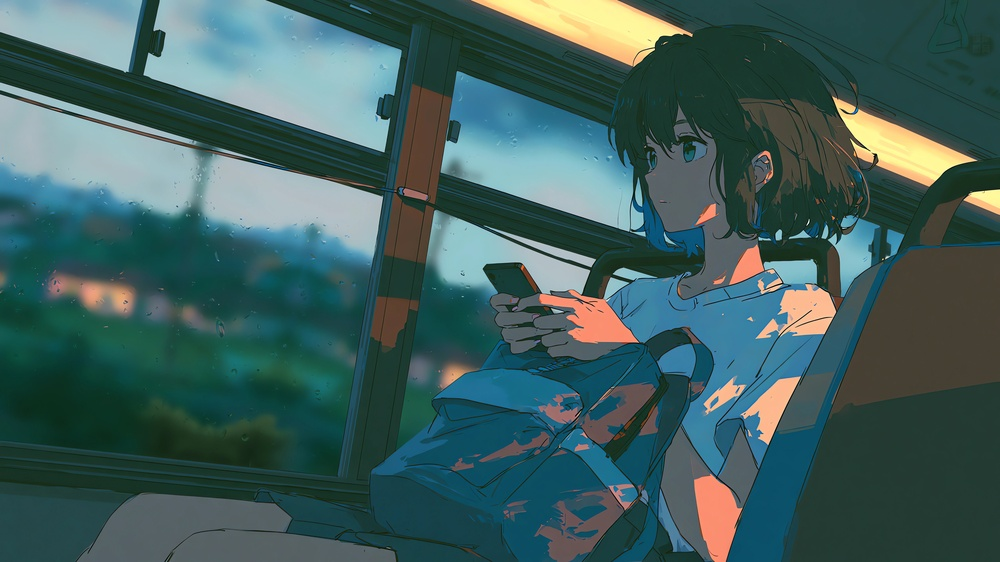
#> input picture week01/day04/test.jpg, 1000 x 562 px, shrunk from 3840 x 2160 before the run
$ python 06_gray.py
#> lines starting #> are read from the running program, lines starting #| are printed output that depends on the picture
import cv2

image = cv2.imread("test.jpg")
#> image is the input picture: shape (562, 1000, 3); mean B, G, R 93.1, 94.7, 63.5

gray = cv2.cvtColor(image, cv2.COLOR_BGR2GRAY)
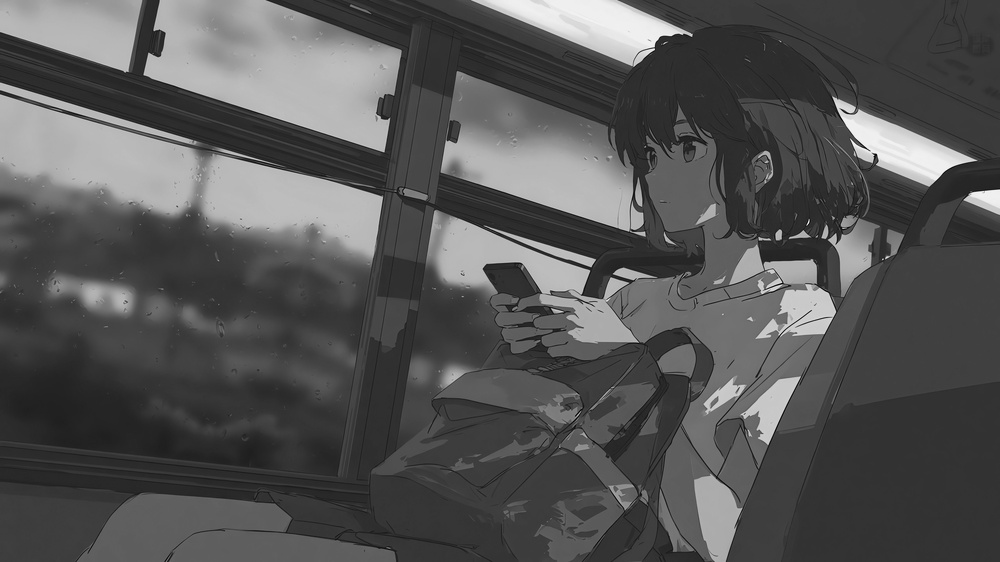
#> gray: shape (562, 1000); min 1, max 249, mean 85.1

print("原图shape：", image.shape)
#| 原图shape： (562, 1000, 3)
print("灰度图shape：", gray.shape)
#| 灰度图shape： (562, 1000)

cv2.imshow("Original", image)
cv2.imshow("Gray", gray)

cv2.waitKey(0)
cv2.destroyAllWindows()
